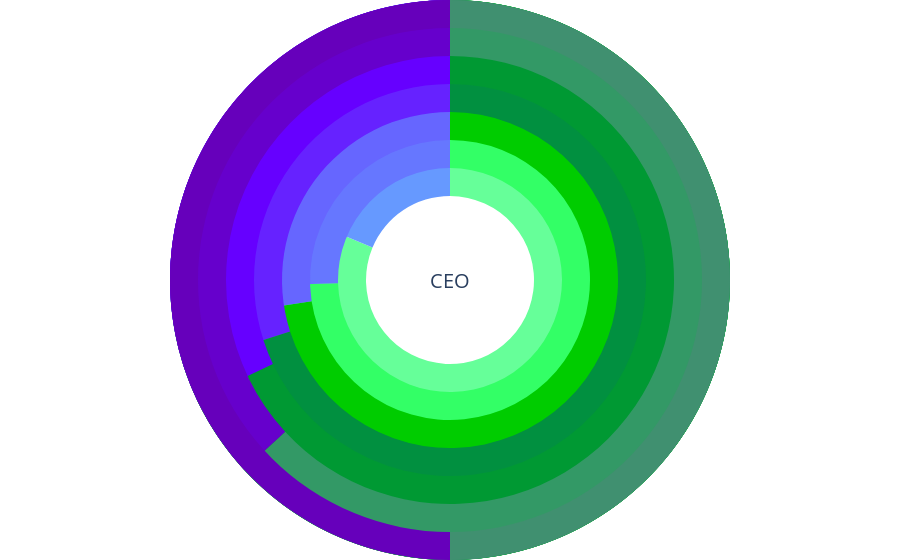

Notebook code for this chart:
### Code cell
fig.show()

### Figure 1 — Plotly figure (JSON) as saved in the notebook; plotly's stock layout.template omitted (floating-point values rounded to 4 significant figures)
{"data": [{"direction": "counterclockwise", "hole": 0.3, "hovertext": "Insert target here.", "labels": ["Male Executives", "Female Executives"], "marker": {"colors": ["#66ff99", "#6699ff"]}, "textinfo": "none", "textposition": "inside", "type": "pie", "uid": "cfef50d1-ecd3-450c-a83a-f5c5570ed204", "values": [87, 20]}, {"direction": "counterclockwise", "hole": 0.4, "hovertext": "Insert target here.", "labels": ["Male Professionals", "Female Professionals"], "marker": {"colors": ["#33ff66", "#6677ff"]}, "textinfo": "none", "textposition": "inside", "type": "pie", "uid": "81bb7165-8055-4205-bada-e26cf5cb987f", "values": [17293, 5907]}, {"direction": "counterclockwise", "hole": 0.5, "hovertext": "Insert target here.", "labels": ["Male Managers", "Female Managers"], "marker": {"colors": ["#00cc00", "#6666ff"]}, "textinfo": "none", "textposition": "inside", "type": "pie", "uid": "a1734062-1300-4341-9955-af07ec181904", "values": [5955, 2250]}, {"direction": "counterclockwise", "hole": 0.6, "hovertext": "Insert target here.", "labels": ["Male Craft Workers", "Female Craft Workers"], "marker": {"colors": ["#019040", "#6622ff"]}, "textinfo": "none", "textposition": "inside", "type": "pie", "uid": "e3369c83-5b10-4de6-9138-f3b747a47061", "values": [11890, 5085]}, {"direction": "counterclockwise", "hole": 0.7, "hovertext": "Insert target here.", "labels": ["Male Sales Workers", "Female Sales Workers"], "marker": {"colors": ["#009933", "#6600ff"]}, "textinfo": "none", "textposition": "inside", "type": "pie", "uid": "4e78a041-6f8f-4791-866b-6c9e973e2c43", "values": [14485, 6830]}, {"direction": "counterclockwise", "hole": 0.8, "hovertext": "Insert target here.", "labels": ["Male Service Workers", "Female Service Workers"], "marker": {"colors": ["#339966", "#6600cc"]}, "textinfo": "none", "textposition": "inside", "type": "pie", "uid": "b0b16742-e8f0-4e19-8602-3815543ce750", "values": [264, 154]}, {"direction": "counterclockwise", "hole": 0.9, "hovertext": "Insert target here.", "labels": ["Male Graduate Target Intake", "Female Graduate Target Intake"], "marker": {"colors": ["#409070", "#6600bb"]}, "textinfo": "none", "textposition": "inside", "type": "pie", "uid": "7fed779d-3475-45c6-a269-6e47c099f544", "values": [50, 50]}], "layout": {"annotations": [{"font": {"size": 20}, "showarrow": false, "text": "CEO", "x": 0.5, "y": 0.5}], "margin": {"b": 0, "l": 0, "r": 0, "t": 0}, "showlegend": false}}
